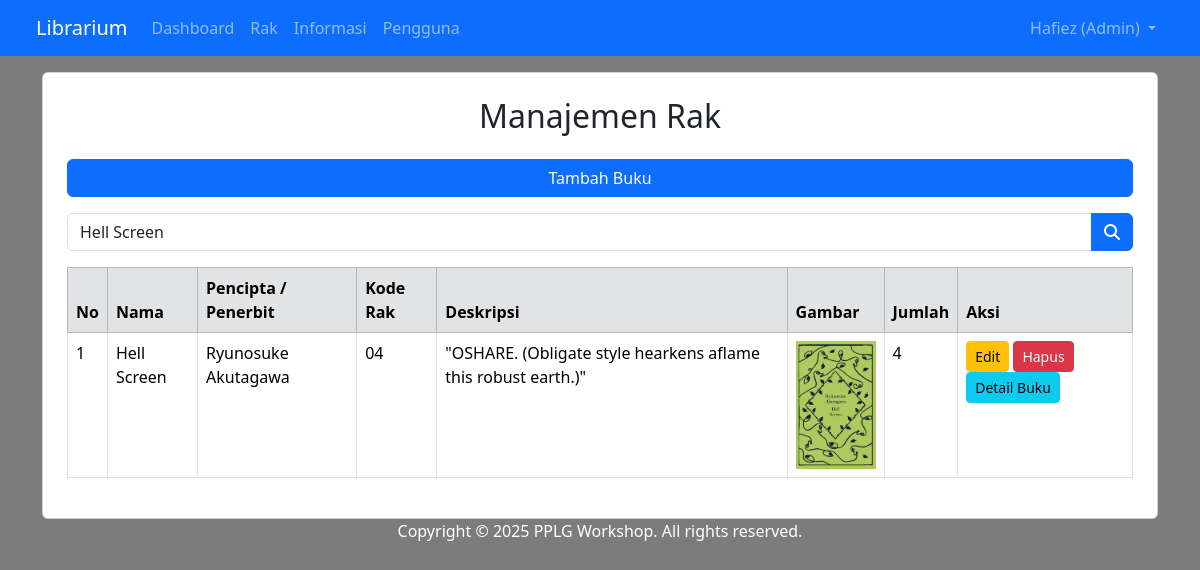
The page /shelf.php?key=Hell Screen (signed in) on the database its author committed.
### tables this page shows
CREATE TABLE `tb_shelf` (
  `id` int(11) NOT NULL,
  `shelf_code` varchar(20) DEFAULT NULL,
  `nama` varchar(255) DEFAULT NULL,
  `author` varchar(255) DEFAULT NULL,
  `image` varchar(255) DEFAULT NULL,
  `amount` int(11) DEFAULT 0,
  `description` text NOT NULL,
  `synopsis` text NOT NULL,
  `genre` varchar(100) NOT NULL,
  `publish` date DEFAULT NULL,
  `created_at` timestamp NULL DEFAULT current_timestamp()
);

### shelf.php (the view, shortened to what this page needs)
<?php
include 'header.php';
$query = mysqli_query($conn, "SELECT * FROM tb_shelf");
$key = isset($_GET['key']) ? mysqli_real_escape_string($conn, $_GET['key']) : '';
if (!empty($key)) {
    $query = mysqli_query($conn, "SELECT * FROM tb_shelf WHERE nama LIKE '%$key%' OR shelf_code LIKE '%$key%' OR description LIKE '%$key%'");
} else {
    $query = mysqli_query($conn, "SELECT * FROM tb_shelf");
}
?>
<head>
    <link rel="stylesheet" type="text/css" href="css/bootstrap.min.css">
</head>
<body class="bg-light">
    <div class="container mt-5">
        <div class="card p-4">
            <h2 class="mb-4 text-center">Manajemen Rak</h2>
            <?php if ($_SESSION['ulevel'] == 'Admin' || $_SESSION['ulevel'] == 'Moderator'): ?>
            <a href="shelf_add.php" class="btn btn-primary mb-3">Tambah Buku</a>
            <?php endif; ?>
            <form method="GET" action="">
                <div class="input-group mb-3">
                    <input type="text" name="key" class="form-control" placeholder="Filter Pencarian" value="<?= htmlspecialchars($key) ?>">
                    <button class="btn btn-primary" type="submit">
                        <i class="fa fa-search"></i>
                    </button>
                </div>
            </form>
            <table class="table table-bordered">
                <thead class="table-secondary">
                    <tr>
                        <th>No</th>
                        <th>Nama</th>
                        <th>Pencipta / Penerbit</th>
                        <th>Kode Rak</th>
                        <th>Deskripsi</th>
                        <th>Gambar</th>
                        <th>Jumlah</th>
                        <th>Aksi</th>
                    </tr>
                </thead>
                <tbody>
                    <?php
                    $no = 1;
                    while ($r = mysqli_fetch_assoc($query)):
                    ?>
                        <tr>
                            <td><?= $no++ ?></td>
                            <td><?= $r['nama'] ?></td>
                            <td><?= $r['author'] ?></td>
                            <td><?= $r['shelf_code'] ?></td>
                            <td><?= $r['description'] ?></td>
                            <td>
                            <img src="images/<?= $r['image'] ?>" alt="#" width="80">
                            </td>
                            <td><?= $r['amount'] ?></td>
                            <td>
                                <?php if ($_SESSION['ulevel'] == 'Admin' || $_SESSION['ulevel'] == 'Moderator'): ?>
                                    <a href="shelf_edit.php?id=<?= $r['id'] ?>" class="btn btn-warning btn-sm">Edit</a>
                                    <a href="shelf_delete.php?id=<?= $r['id'] ?>" class="btn btn-danger btn-sm" onclick="return confirm('Hapus data ini?')">Hapus</a>
                                <?php endif; ?>
                                <button type="button" class="btn btn-info btn-sm" data-bs-toggle="modal" data-bs-target="#gambarModal<?= $r['id'] ?>">
                                    Detail Buku
                                </button>
                            </td>
                        </tr>
                    <?php endwhile; ?>
                </tbody>
            </table>
        </div>
    </div>
</body>
<?php include 'footer.php' ?>

### shelf.php (style rules this page uses)
body { background: linear-gradient(rgba(0, 0, 0, 0.5), rgba(0, 0, 0, 0.5)), url('images/background.jpg') no-repeat center center fixed; height: 100vh; background-attachment: fixed; background-position: center; background-repeat: no-repeat; background-size: cover; }

### rows shown on the page
tb_shelf: nama "Hell Screen", author "Ryunosuke Akutagawa", shelf_code "04", description "\"OSHARE. (Obligate style hearkens aflame this robust earth.)\"", image (picture), amount "4"

### other values the page prints
$_SESSION['uname'] "Hafiez"
$_SESSION['ulevel'] "Admin"
